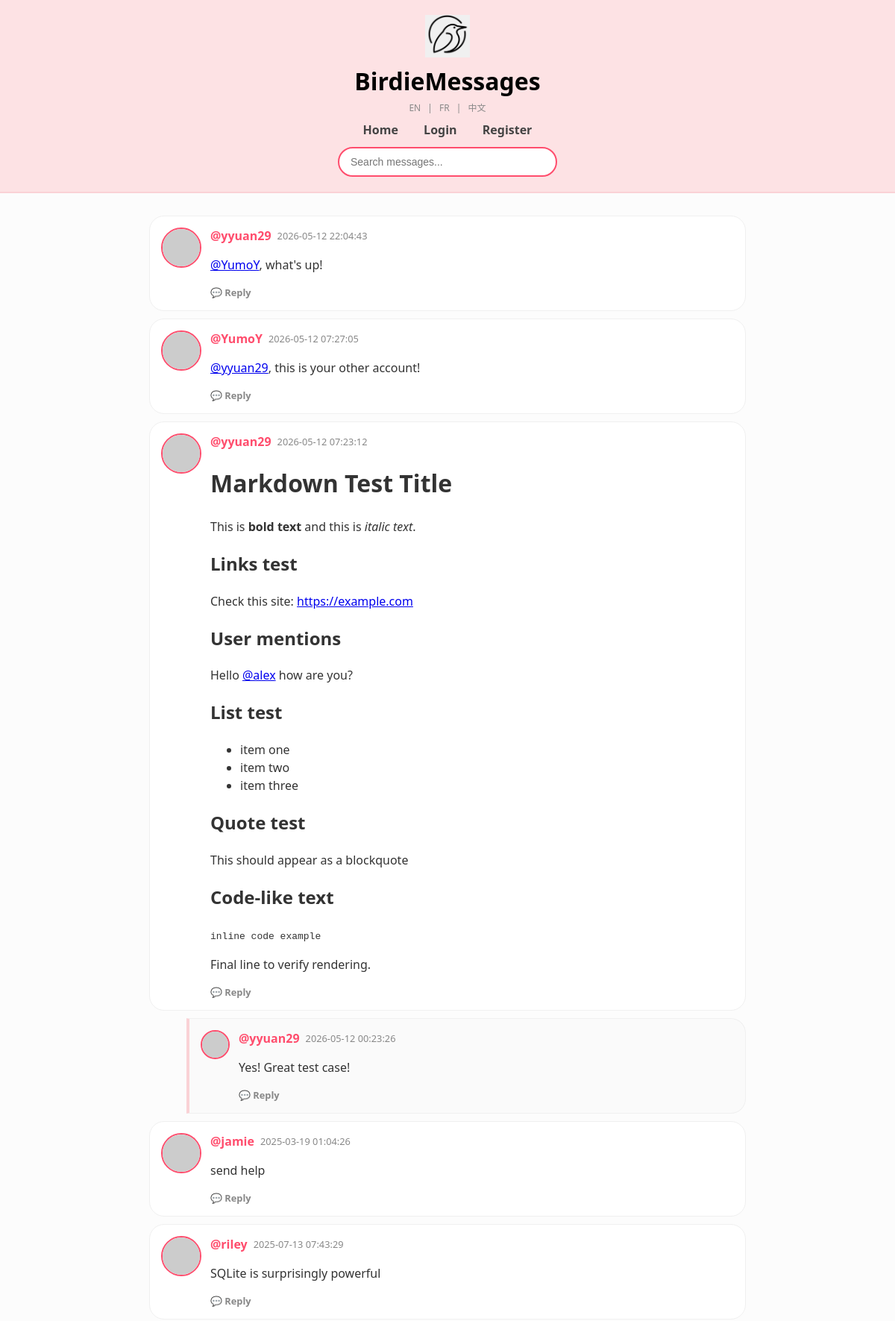
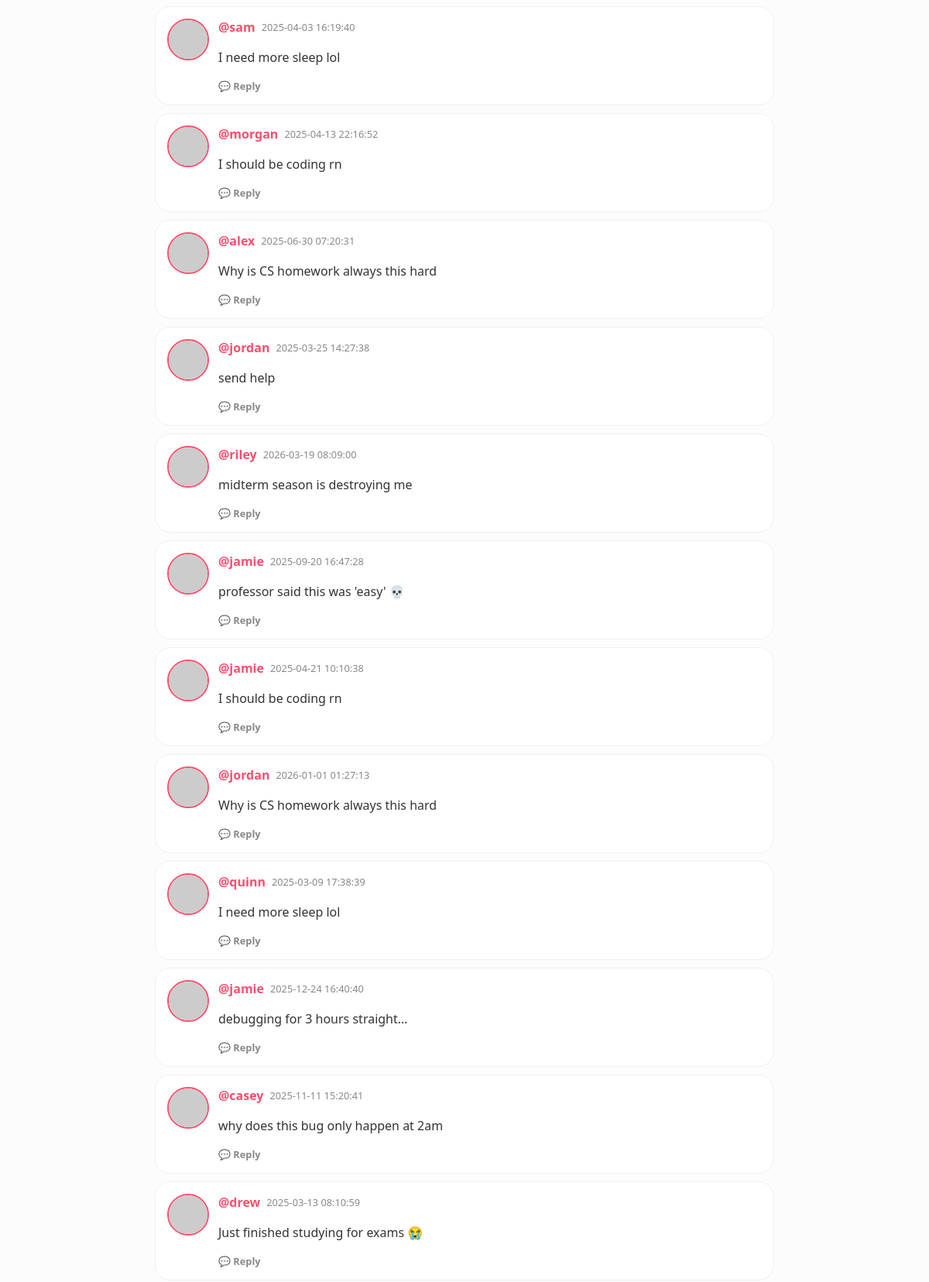
The page / (upper part) on the database its author committed (2 pictures, top to bottom).
### tables this page shows
CREATE TABLE users (
            id INTEGER PRIMARY KEY AUTOINCREMENT,
            username TEXT UNIQUE,
            password TEXT,
            age INTEGER,
            bio TEXT
        );

### app.py (the view)
@app.get("/", response_class=HTMLResponse)
async def home(request: Request, page: int = 1):
    if page < 1: page = 1
    limit = 50
    offset = (page - 1) * limit
    db = get_db()
    rows = db.execute("""
    WITH RECURSIVE message_tree AS (
        SELECT id, id as root_id, timestamp, 0 as depth
        FROM messages
        WHERE parent_id IS NULL

        UNION ALL

        SELECT m.id, mt.root_id, m.timestamp, mt.depth + 1
        FROM messages m
        JOIN message_tree mt ON m.parent_id = mt.id
    )
    SELECT m.*, u.username, mt.depth, mt.root_id
    FROM messages m
    JOIN message_tree mt ON m.id = mt.id
    LEFT JOIN users u ON m.user_id = u.id
    ORDER BY mt.root_id DESC, m.id ASC
    LIMIT ? OFFSET ?
""", (limit, offset)).fetchall()
    total_row = db.execute("SELECT COUNT(*) FROM messages").fetchone()
    total = total_row[0] if total_row else 0
    db.close()
    logged_in_user = request.cookies.get("username")
    return templates.TemplateResponse(
        request=request,
        name="index.html",
        context={
            "request": request,
            "messages": rows,
            "page": page,
            "has_next": (offset + limit) < total,
            "has_prev": page > 1,
            "user": logged_in_user,
            "t": get_translations(request)
        }
    )

### templates/index.html (shortened to what this page needs)
<!DOCTYPE html>
<html lang="en">
<head>
</head>
<body>
{% set t = get_t(request) %}
<header class="birdie-header">
    <div class="logo-container">
        <img src="/static/logo.png" class="main-logo">
        <div class="title-nav">
            <h1>BirdieMessages</h1>
            <div class="lang-nav">
                <a href="/set_lang/en">EN</a> |
                <a href="/set_lang/fr">FR</a> |
                <a href="/set_lang/zh">中文</a>
            </div>
            <nav>
                <a href="/">{{ t.home }}</a>
                {% if user %}
                    <a href="/create_message">+ {{ t.post }}</a>
                    <a href="/profile/{{ user }}">{{ t.profile }}</a>
                    <a href="/logout">{{ t.logout }}</a>
                {% else %}
                    <a href="/login">{{ t.login }}</a>
                    <a href="/register">{{ t.register }}</a>
                {% endif %}
            </nav>
            <div class="search-row">
                <form action="/search" method="get">
                    <input type="text" name="q" placeholder="{{ t.search_placeholder }}">
                </form>
            </div>
        </div>
    </div>
</header>
<div class="container">
    {% for msg in messages %}
        <div class="chirp-card {% if msg.parent_id %}is-reply{% endif %}">
            <img class="avatar-circle {% if msg.parent_id %}avatar-reply{% endif %}"
                 src="https://api.dicebear.com/7.x/fun-emoji/svg?seed={{ msg.username }}">
            <div style="flex:1;">
                <div style="display:flex; gap:8px; align-items:center;">
                    <a class="username" href="/profile/{{ msg.username }}">@{{ msg.username }}</a>
                    <span class="timestamp">{{ msg.timestamp }}</span>
                </div>
                <div class="message-content">
                    {{ linkify(msg.content) | safe }}
                </div>
                <div class="actions-bar">
                    <a href="/message/{{ msg.id }}" class="btn-action">💬 {{ t.reply or 'Reply' }}</a>
                </div>
            </div>
        </div>
    {% endfor %}
</div>
</body>
</html>

### templates/index.html (style rules this page uses)
:root { --birdie-pink: #fde2e4; --birdie-dark-pink: #ff4d6d; --birdie-border: #fad2d6; --nav-text: #444; }
body { background-color: #fcfcfc; font-family: 'Segoe UI', Roboto, Helvetica, Arial, sans-serif; margin: 0; padding: 0; color: #333; }
.birdie-header { background-color: var(--birdie-pink); padding: 20px 0; border-bottom: 2px solid var(--birdie-border); text-align: center; }
.logo-container { display: flex; flex-direction: column; align-items: center; }
.main-logo { width: 60px; height: auto; margin-bottom: 5px; }
.title-nav h1 { font-size: 32px; margin: 5px 0; font-weight: 800; color: #000; }
.lang-nav { font-size: 0.75em; color: #888; margin-bottom: 10px; }
.lang-nav a { color: #888; text-decoration: none; margin: 0 6px; }
.title-nav nav { margin: 10px 0; font-weight: 600; }
.title-nav nav a { text-decoration: none; color: var(--nav-text); margin: 0 15px; }
.search-row { margin-top: 12px; }
.search-row input { padding: 10px 15px; width: 260px; border-radius: 20px; border: 2px solid var(--birdie-dark-pink); outline: none; font-size: 14px; background: white; }
.container { max-width: 800px; margin: 30px auto; padding: 0 20px; }
.chirp-card { background: white; border: 1px solid #f0f0f0; border-radius: 20px; padding: 15px; margin-bottom: 10px; display: flex; gap: 12px; }
.is-reply { margin-left: 50px; border-left: 4px solid var(--birdie-border); background: #fafafa; border-top-left-radius: 0; border-bottom-left-radius: 0; }
.avatar-circle { width: 50px; height: 50px; border-radius: 50%; border: 2px solid var(--birdie-dark-pink); }
.avatar-reply { width: 35px; height: 35px; }
.username { color: var(--birdie-dark-pink); font-weight: bold; text-decoration: none; }
.message-content { margin-top: 5px; line-height: 1.5; }
.timestamp, .bio-text { color: #888; font-size: 0.8em; font-family: inherit; }
.actions-bar { margin-top: 10px; display: flex; gap: 15px; font-family: inherit; }
.btn-action { text-decoration: none; font-size: 0.8em; color: #888; font-weight: 600; font-family: inherit; }

### rows shown on the page
users: username "yyuan29", timestamp "2026-05-12 22:04:43", linkify "@YumoY , what's up!", reply "Reply", timestamp "2026-05-12 07:23:12", linkify "Markdown Test Title This is bold text and this is italic text . Links test Check this site: https://example.com User mentions Hello @alex how are you? List test item one item two item three Quote test This should appear as a blockquote Code-like text inline code example Final line to verify rendering.", timestamp "2026-05-12 00:23:26", linkify "Yes! Great test case!"
users: username "YumoY", timestamp "2026-05-12 07:27:05", linkify "@yyuan29 , this is your other account!", reply "Reply"
users: username "jamie", timestamp "2025-03-19 01:04:26", linkify "send help", reply "Reply", timestamp "2025-09-20 16:47:28", linkify "professor said this was 'easy' 💀", timestamp "2025-04-21 10:10:38", linkify "I should be coding rn", timestamp "2025-12-24 16:40:40", linkify "debugging for 3 hours straight..."
users: username "riley", timestamp "2025-07-13 07:43:29", linkify "SQLite is surprisingly powerful", reply "Reply", timestamp "2026-03-19 08:09:00", linkify "midterm season is destroying me"
users: username "sam", timestamp "2025-04-03 16:19:40", linkify "I need more sleep lol", reply "Reply"
users: username "morgan", timestamp "2025-04-13 22:16:52", linkify "I should be coding rn", reply "Reply"
users: username "alex", timestamp "2025-06-30 07:20:31", linkify "Why is CS homework always this hard", reply "Reply"
users: username "jordan", timestamp "2025-03-25 14:27:38", linkify "send help", reply "Reply", timestamp "2026-01-01 01:27:13", linkify "Why is CS homework always this hard"
users: username "quinn", timestamp "2025-03-09 17:38:39", linkify "I need more sleep lol", reply "Reply"
users: username "casey", timestamp "2025-11-11 15:20:41", linkify "why does this bug only happen at 2am", reply "Reply"
users: username "drew", timestamp "2025-03-13 08:10:59", linkify "Just finished studying for exams 😭", reply "Reply"

### other values the page prints
{{ t.home }} "Home"
{{ t.login }} "Login"
{{ t.register }} "Register"
